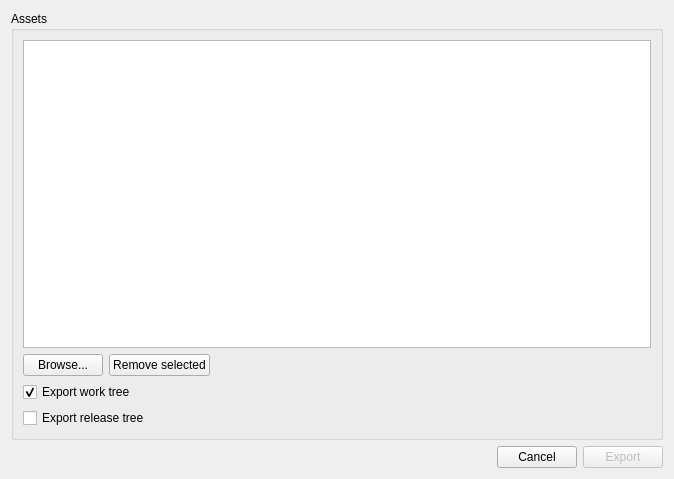
<?xml version="1.0" encoding="UTF-8"?>
<ui version="4.0">
 <class>Dialog</class>
 <widget class="QDialog" name="Dialog">
  <property name="geometry">
   <rect>
    <x>0</x>
    <y>0</y>
    <width>674</width>
    <height>479</height>
   </rect>
  </property>
  <property name="windowTitle">
   <string>Export</string>
  </property>
  <layout class="QVBoxLayout" name="verticalLayout">
   <item>
    <widget class="QGroupBox" name="groupBox">
     <property name="title">
      <string>Assets</string>
     </property>
     <layout class="QVBoxLayout" name="verticalLayout_2">
      <item>
       <widget class="QListWidget" name="LST_elements">
        <property name="alternatingRowColors">
         <bool>true</bool>
        </property>
        <property name="selectionMode">
         <enum>QAbstractItemView::ExtendedSelection</enum>
        </property>
        <property name="selectionBehavior">
         <enum>QAbstractItemView::SelectRows</enum>
        </property>
       </widget>
      </item>
      <item>
       <layout class="QHBoxLayout" name="horizontalLayout">
        <item>
         <widget class="QPushButton" name="BTN_elementBrowse">
          <property name="text">
           <string>Browse...</string>
          </property>
         </widget>
        </item>
        <item>
         <widget class="QPushButton" name="BTN_remove">
          <property name="text">
           <string>Remove selected</string>
          </property>
         </widget>
        </item>
        <item>
         <spacer name="horizontalSpacer">
          <property name="orientation">
           <enum>Qt::Horizontal</enum>
          </property>
          <property name="sizeHint" stdset="0">
           <size>
            <width>40</width>
            <height>20</height>
           </size>
          </property>
         </spacer>
        </item>
       </layout>
      </item>
      <item>
       <widget class="QCheckBox" name="CHK_work">
        <property name="text">
         <string>Export work tree</string>
        </property>
        <property name="checked">
         <bool>true</bool>
        </property>
       </widget>
      </item>
      <item>
       <widget class="QCheckBox" name="CHK_release">
        <property name="text">
         <string>Export release tree</string>
        </property>
       </widget>
      </item>
     </layout>
    </widget>
   </item>
   <item>
    <layout class="QHBoxLayout" name="LAY_folderSelect"/>
   </item>
   <item>
    <layout class="QHBoxLayout" name="horizontalLayout_2">
     <item>
      <spacer name="horizontalSpacer_2">
       <property name="orientation">
        <enum>Qt::Horizontal</enum>
       </property>
       <property name="sizeHint" stdset="0">
        <size>
         <width>40</width>
         <height>20</height>
        </size>
       </property>
      </spacer>
     </item>
     <item>
      <widget class="QPushButton" name="BTN_cancel">
       <property name="text">
        <string>Cancel</string>
       </property>
       <property name="autoDefault">
        <bool>false</bool>
       </property>
      </widget>
     </item>
     <item>
      <widget class="QPushButton" name="BTN_export">
       <property name="enabled">
        <bool>false</bool>
       </property>
       <property name="text">
        <string>Export</string>
       </property>
       <property name="autoDefault">
        <bool>false</bool>
       </property>
       <property name="default">
        <bool>true</bool>
       </property>
      </widget>
     </item>
    </layout>
   </item>
  </layout>
 </widget>
 <resources/>
 <connections/>
</ui>
